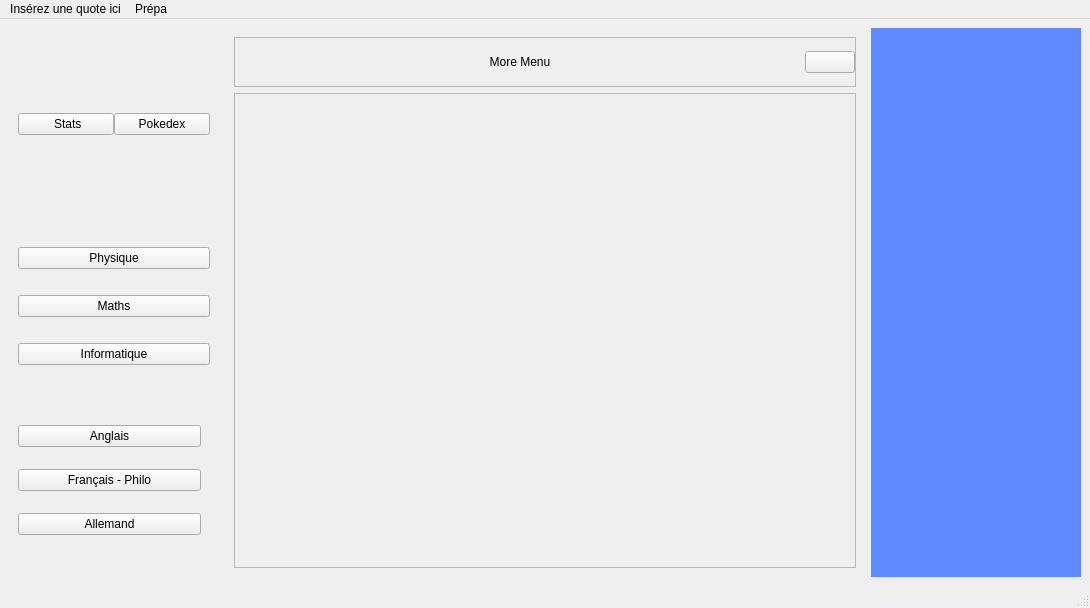
<?xml version="1.0" encoding="UTF-8"?>
<ui version="4.0">
 <class>MainWindow</class>
 <widget class="QMainWindow" name="MainWindow">
  <property name="geometry">
   <rect>
    <x>0</x>
    <y>0</y>
    <width>1090</width>
    <height>608</height>
   </rect>
  </property>
  <property name="windowTitle">
   <string>MainWindow</string>
  </property>
  <property name="styleSheet">
   <string notr="true">QPushButton{
text-align:lcenter;
}


#frame{
	border:none;
  padding: 0;
	margin: 0;
}
#frame_2{
	border:none;
  padding: 0;
	margin: 0;
}
#frame_3{
	border:none;
  padding: 0;
	margin: 0;
}</string>
  </property>
  <widget class="QWidget" name="centralwidget">
   <layout class="QHBoxLayout" name="horizontalLayout">
    <item>
     <widget class="QWidget" name="leftbody" native="true">
      <property name="sizePolicy">
       <sizepolicy hsizetype="Preferred" vsizetype="Preferred">
        <horstretch>0</horstretch>
        <verstretch>0</verstretch>
       </sizepolicy>
      </property>
      <property name="maximumSize">
       <size>
        <width>210</width>
        <height>16777215</height>
       </size>
      </property>
      <layout class="QVBoxLayout" name="verticalLayout_6">
       <item>
        <widget class="QWidget" name="leftmenu" native="true">
         <layout class="QVBoxLayout" name="verticalLayout">
          <property name="spacing">
           <number>0</number>
          </property>
          <property name="leftMargin">
           <number>0</number>
          </property>
          <property name="topMargin">
           <number>0</number>
          </property>
          <property name="rightMargin">
           <number>0</number>
          </property>
          <property name="bottomMargin">
           <number>0</number>
          </property>
          <item>
           <widget class="QFrame" name="frame">
            <property name="frameShape">
             <enum>QFrame::StyledPanel</enum>
            </property>
            <property name="frameShadow">
             <enum>QFrame::Raised</enum>
            </property>
            <layout class="QHBoxLayout" name="horizontalLayout_2" stretch="0,0">
             <property name="spacing">
              <number>0</number>
             </property>
             <property name="leftMargin">
              <number>0</number>
             </property>
             <property name="topMargin">
              <number>0</number>
             </property>
             <property name="rightMargin">
              <number>0</number>
             </property>
             <property name="bottomMargin">
              <number>0</number>
             </property>
             <item>
              <widget class="QPushButton" name="pushButton_2">
               <property name="toolTip">
                <string>It's all and only numbers ~ Louis</string>
               </property>
               <property name="text">
                <string> Stats</string>
               </property>
               <property name="icon">
                <iconset>
                 <normaloff>res/triballs.png</normaloff>res/triballs.png</iconset>
               </property>
               <property name="iconSize">
                <size>
                 <width>50</width>
                 <height>50</height>
                </size>
               </property>
              </widget>
             </item>
             <item>
              <widget class="QPushButton" name="pushButton">
               <property name="toolTip">
                <string>Attrappez les tous !!</string>
               </property>
               <property name="text">
                <string>Pokedex</string>
               </property>
               <property name="icon">
                <iconset resource="ressources.qrc">
                 <normaloff>:/pokemons/res/ballshine.png</normaloff>:/pokemons/res/ballshine.png</iconset>
               </property>
               <property name="iconSize">
                <size>
                 <width>32</width>
                 <height>32</height>
                </size>
               </property>
              </widget>
             </item>
            </layout>
           </widget>
          </item>
          <item>
           <spacer name="verticalSpacer">
            <property name="orientation">
             <enum>Qt::Vertical</enum>
            </property>
            <property name="sizeType">
             <enum>QSizePolicy::Fixed</enum>
            </property>
            <property name="sizeHint" stdset="0">
             <size>
              <width>20</width>
              <height>10</height>
             </size>
            </property>
           </spacer>
          </item>
          <item>
           <widget class="QFrame" name="frame_2">
            <property name="frameShape">
             <enum>QFrame::StyledPanel</enum>
            </property>
            <property name="frameShadow">
             <enum>QFrame::Raised</enum>
            </property>
            <layout class="QVBoxLayout" name="verticalLayout_3">
             <property name="spacing">
              <number>0</number>
             </property>
             <property name="leftMargin">
              <number>0</number>
             </property>
             <property name="topMargin">
              <number>0</number>
             </property>
             <property name="rightMargin">
              <number>0</number>
             </property>
             <property name="bottomMargin">
              <number>0</number>
             </property>
             <item>
              <widget class="QPushButton" name="pushButton_4">
               <property name="toolTip">
                <string>“A clever person solves a problem. A wise person avoids it.”
― Albert Einstein</string>
               </property>
               <property name="text">
                <string>Physique</string>
               </property>
               <property name="icon">
                <iconset>
                 <normaloff>res/tetarte.png</normaloff>res/tetarte.png</iconset>
               </property>
               <property name="iconSize">
                <size>
                 <width>50</width>
                 <height>50</height>
                </size>
               </property>
              </widget>
             </item>
             <item>
              <widget class="QPushButton" name="pushButton_6">
               <property name="toolTip">
                <string>Suivez moi ~ Mme Mullaert</string>
               </property>
               <property name="text">
                <string>Maths</string>
               </property>
               <property name="icon">
                <iconset resource="ressources.qrc">
                 <normaloff>:/pokemons/res/maril.png</normaloff>:/pokemons/res/maril.png</iconset>
               </property>
               <property name="iconSize">
                <size>
                 <width>65</width>
                 <height>65</height>
                </size>
               </property>
              </widget>
             </item>
             <item>
              <widget class="QPushButton" name="pushButton_5">
               <property name="toolTip">
                <string>KISS: Keep it simple, stupid </string>
               </property>
               <property name="text">
                <string>Informatique</string>
               </property>
               <property name="icon">
                <iconset>
                 <normaloff>res/magneti.png</normaloff>res/magneti.png</iconset>
               </property>
               <property name="iconSize">
                <size>
                 <width>50</width>
                 <height>50</height>
                </size>
               </property>
              </widget>
             </item>
            </layout>
           </widget>
          </item>
          <item>
           <widget class="QFrame" name="frame_3">
            <property name="frameShape">
             <enum>QFrame::StyledPanel</enum>
            </property>
            <property name="frameShadow">
             <enum>QFrame::Raised</enum>
            </property>
            <layout class="QVBoxLayout" name="verticalLayout_4">
             <property name="spacing">
              <number>0</number>
             </property>
             <property name="leftMargin">
              <number>0</number>
             </property>
             <item>
              <widget class="QPushButton" name="pushButton_7">
               <property name="toolTip">
                <string>If you only do what you can do, you'll never be better than what you are now. ~Shifu</string>
               </property>
               <property name="text">
                <string>Anglais</string>
               </property>
               <property name="icon">
                <iconset>
                 <normaloff>res/Miaouss.png</normaloff>res/Miaouss.png</iconset>
               </property>
               <property name="iconSize">
                <size>
                 <width>40</width>
                 <height>40</height>
                </size>
               </property>
              </widget>
             </item>
             <item>
              <widget class="QPushButton" name="pushButton_8">
               <property name="toolTip">
                <string>Il ne dépend pas de toi d'être riche, mais il dépend de toi d'être heureux.</string>
               </property>
               <property name="text">
                <string>Français - Philo</string>
               </property>
               <property name="icon">
                <iconset resource="ressources.qrc">
                 <normaloff>:/pokemons/res/metamorph.png</normaloff>:/pokemons/res/metamorph.png</iconset>
               </property>
               <property name="iconSize">
                <size>
                 <width>40</width>
                 <height>40</height>
                </size>
               </property>
              </widget>
             </item>
             <item>
              <widget class="QPushButton" name="pushButton_9">
               <property name="toolTip">
                <string>„Derjenige, der sich mit Einsicht für beschränkt erklärt, ist der Vollkommenheit am nächsten.“</string>
               </property>
               <property name="text">
                <string>Allemand</string>
               </property>
               <property name="icon">
                <iconset resource="ressources.qrc">
                 <normaloff>:/pokemons/res/hoothoot.png</normaloff>:/pokemons/res/hoothoot.png</iconset>
               </property>
               <property name="iconSize">
                <size>
                 <width>40</width>
                 <height>40</height>
                </size>
               </property>
              </widget>
             </item>
            </layout>
           </widget>
          </item>
         </layout>
        </widget>
       </item>
      </layout>
     </widget>
    </item>
    <item>
     <widget class="QWidget" name="center" native="true">
      <property name="maximumSize">
       <size>
        <width>16777215</width>
        <height>16777215</height>
       </size>
      </property>
      <layout class="QVBoxLayout" name="verticalLayout_2">
       <item>
        <widget class="QFrame" name="frame_4">
         <property name="maximumSize">
          <size>
           <width>16777215</width>
           <height>50</height>
          </size>
         </property>
         <property name="frameShape">
          <enum>QFrame::StyledPanel</enum>
         </property>
         <property name="frameShadow">
          <enum>QFrame::Raised</enum>
         </property>
         <layout class="QHBoxLayout" name="horizontalLayout_3">
          <property name="spacing">
           <number>0</number>
          </property>
          <property name="leftMargin">
           <number>0</number>
          </property>
          <property name="topMargin">
           <number>0</number>
          </property>
          <property name="rightMargin">
           <number>0</number>
          </property>
          <property name="bottomMargin">
           <number>0</number>
          </property>
          <item>
           <widget class="QLabel" name="label">
            <property name="text">
             <string>More Menu</string>
            </property>
            <property name="alignment">
             <set>Qt::AlignCenter</set>
            </property>
           </widget>
          </item>
          <item>
           <widget class="QPushButton" name="pushButton_3">
            <property name="maximumSize">
             <size>
              <width>50</width>
              <height>16777215</height>
             </size>
            </property>
            <property name="text">
             <string/>
            </property>
            <property name="icon">
             <iconset>
              <normaloff>res/massball.png</normaloff>res/massball.png</iconset>
            </property>
            <property name="iconSize">
             <size>
              <width>32</width>
              <height>32</height>
             </size>
            </property>
           </widget>
          </item>
         </layout>
        </widget>
       </item>
       <item>
        <widget class="QFrame" name="frame_5">
         <property name="frameShape">
          <enum>QFrame::StyledPanel</enum>
         </property>
         <property name="frameShadow">
          <enum>QFrame::Raised</enum>
         </property>
        </widget>
       </item>
      </layout>
     </widget>
    </item>
    <item>
     <widget class="QWidget" name="mainbody" native="true">
      <property name="sizePolicy">
       <sizepolicy hsizetype="Preferred" vsizetype="Preferred">
        <horstretch>0</horstretch>
        <verstretch>0</verstretch>
       </sizepolicy>
      </property>
      <property name="maximumSize">
       <size>
        <width>210</width>
        <height>16777215</height>
       </size>
      </property>
      <property name="styleSheet">
       <string notr="true">background-color: rgb(94, 137, 255);</string>
      </property>
     </widget>
    </item>
   </layout>
  </widget>
  <widget class="QMenuBar" name="menubar">
   <property name="geometry">
    <rect>
     <x>0</x>
     <y>0</y>
     <width>1090</width>
     <height>30</height>
    </rect>
   </property>
   <widget class="QMenu" name="menuIns_rez_une_quote_ici">
    <property name="title">
     <string>Insérez une quote ici</string>
    </property>
   </widget>
   <widget class="QMenu" name="menuPr_pa">
    <property name="title">
     <string>Prépa</string>
    </property>
   </widget>
   <addaction name="menuIns_rez_une_quote_ici"/>
   <addaction name="menuPr_pa"/>
  </widget>
  <widget class="QStatusBar" name="statusbar"/>
 </widget>
 <resources>
  <include location="ressources.qrc"/>
 </resources>
 <connections/>
</ui>
